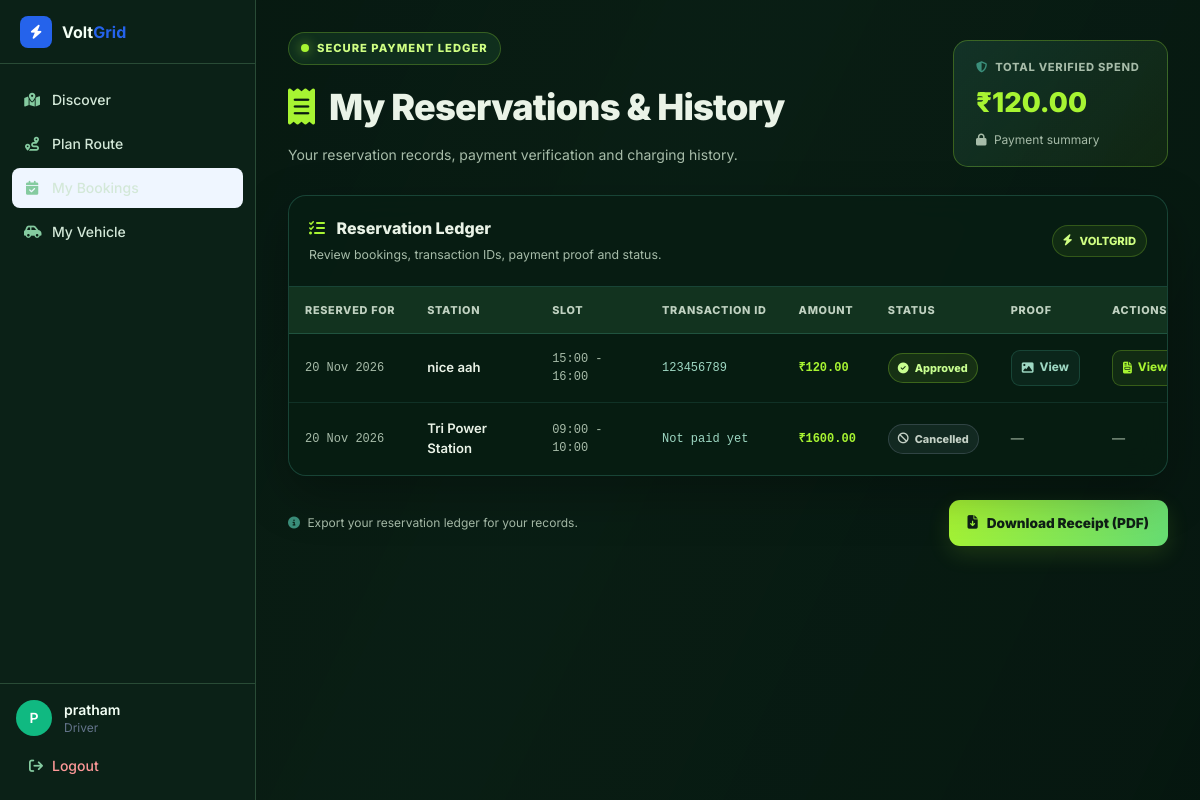
The page /history (signed in) on the database its author committed.
### app.py (models this page shows, shortened)
class User(db.Model, UserMixin):
    __tablename__ = "users"
    id = db.Column(db.Integer, primary_key=True)
    username = db.Column(db.String(80), unique=True, nullable=False, index=True)
    email = db.Column(db.String(120), unique=True, nullable=False, index=True)
    password_hash = db.Column(db.String(255), nullable=False)
    role = db.Column(db.String(20), nullable=False, default="vehicle_owner")
    created_at = db.Column(db.DateTime, default=datetime.utcnow, nullable=False)
    email_verified = db.Column(db.Boolean, nullable=False, default=False)
    email_verification_sent_at = db.Column(db.DateTime, nullable=True)
    kyc_status = db.Column(db.String(20), nullable=False, default="Not Required")
    kyc_document = db.Column(db.String(255), nullable=True)
    kyc_rejection_reason = db.Column(db.String(255), nullable=True)
    stations = db.relationship(
        "ChargingStation", backref="owner", lazy=True, cascade="all, delete-orphan"
    )
    bookings = db.relationship(
        "Booking", backref="driver", lazy=True, cascade="all, delete-orphan"
    )
    @property
    def is_vehicle_owner(self):
        return self.role == "vehicle_owner"

class Booking(db.Model):
    __tablename__ = "bookings"
    id = db.Column(db.Integer, primary_key=True)
    user_id = db.Column(db.Integer, db.ForeignKey("users.id"), nullable=False)
    station_id = db.Column(db.Integer, db.ForeignKey("charging_stations.id"), nullable=False)
    booking_date = db.Column(db.Date, nullable=False, default=date.today)
    time_slot = db.Column(db.String(50), nullable=False)
    amount_paid = db.Column(db.Float, nullable=False)
    transaction_id = db.Column(db.String(64), nullable=True, default="")
    energy_kwh = db.Column(db.Float, nullable=True)
    payment_proof = db.Column(db.String(255), nullable=True)
    status = db.Column(db.String(30), nullable=False, default="Pending Verification")
    rejection_reason = db.Column(db.String(255), nullable=True)
    created_at = db.Column(db.DateTime, default=datetime.utcnow, nullable=False)
    verification_deadline = db.Column(db.DateTime, nullable=True)

class ChargingStation(db.Model):
    __tablename__ = "charging_stations"
    id = db.Column(db.Integer, primary_key=True)
    name = db.Column(db.String(120), nullable=False)
    plug_type = db.Column(db.String(50), nullable=False)
    price_per_kwh = db.Column(db.Float, nullable=False)
    currency = db.Column(db.String(3), nullable=False, default=DEFAULT_CURRENCY)
    latitude = db.Column(db.Float, nullable=False)
    longitude = db.Column(db.Float, nullable=False)
    status = db.Column(db.String(20), nullable=False, default="Online")
    owner_id = db.Column(db.Integer, db.ForeignKey("users.id"), nullable=False)
    created_at = db.Column(db.DateTime, default=datetime.utcnow, nullable=False)
    bookings = db.relationship(
        "Booking", backref="station", lazy=True, cascade="all, delete-orphan"
    )
    favorites = db.relationship(
        "Favorite", backref="station", lazy=True, cascade="all, delete-orphan"
    )
    reviews = db.relationship(
        "Review", backref="station", lazy=True, cascade="all, delete-orphan"
    )

### app.py (the view)
@app.route("/history")
@login_required
@role_required("vehicle_owner")
def history():
    expire_stale_bookings()
    bookings = (
        Booking.query.filter_by(user_id=current_user.id)
        .order_by(Booking.created_at.desc())
        .all()
    )
    total_spend = sum(b.amount_paid for b in bookings if b.status == "Approved")
    my_reviews = Review.query.filter_by(user_id=current_user.id).all()
    reviewed_stations = {r.station_id: r for r in my_reviews}
    return render_template(
        "history.html",
        bookings=bookings,
        total_spend=total_spend,
        reviewed_stations=reviewed_stations,
    )

### templates/history.html (shortened to what this page needs)
{% extends "base.html" %}
{% block content %}
<div class="vg-history max-w-6xl mx-auto px-4 sm:px-6 lg:px-8 py-8"
     x-data="historyApp()">
    <header class="flex flex-col sm:flex-row sm:items-end justify-between gap-5 mb-7 no-print">
        <div>
            <div class="vg-eyebrow">
                <span class="vg-dot"></span>
                SECURE PAYMENT LEDGER
            </div>
            <h1 class="vg-heading">
                <i class="fa-solid fa-receipt mr-2"
                   style="color:#A7F432;"></i>
                My Reservations &amp; History
            </h1>
            <p class="vg-subtitle text-sm mt-2">
                Your reservation records, payment verification and charging history.
            </p>
        </div>
        <div class="vg-spend-card">
            <div class="vg-spend-label">
                <i class="fa-solid fa-shield-halved mr-1"
                   style="color:#3B8F7B;"></i>
                Total Verified Spend
            </div>
            <div class="vg-spend-value">
                ₹{{ "%.2f"|format(total_spend) }}
            </div>
            <div class="text-xs mt-2" style="color:#A7BCA9;">
                <i class="fa-solid fa-lock mr-1"></i>
                Payment summary
            </div>
        </div>
    </header>
    <section id="ledger" class="vg-panel vg-ledger">
        <div class="vg-ledger-heading flex items-center justify-between gap-3">
            <div>
                <h2 class="vg-ledger-title">
                    <i class="fa-solid fa-list-check mr-2"
                       style="color:#A7F432;"></i>
                    Reservation Ledger
                </h2>
                <p class="vg-ledger-note">
                    Review bookings, transaction IDs, payment proof and status.
                </p>
            </div>
            <span style="display:inline-flex;align-items:center;gap:7px;padding:7px 10px;border-radius:20px;background:rgba(167,244,50,.07);border:1px solid rgba(167,244,50,.22);color:#D0FF83;font-size:.7rem;font-weight:800;white-space:nowrap;">
                <i class="fa-solid fa-bolt"></i>
                VOLTGRID
            </span>
        </div>
        <div class="vg-table-wrap">
            <table>
                <thead>
                    <tr>
                        <th>Reserved For</th>
                        <th>Station</th>
                        <th>Slot</th>
                        <th>Transaction ID</th>
                        <th>Amount</th>
                        <th>Status</th>
                        <th class="no-print">Proof</th>
                        <th class="no-print">Actions</th>
                    </tr>
                </thead>
                <tbody>
                    {% for b in bookings %}
                    <tr>
                        <td class="vg-mono vg-muted">
                            {{ b.booking_date.strftime('%d %b %Y') }}
                        </td>
                        <td>
                            <div class="font-semibold">
                                {{ b.station.name }}
                            </div>
                        </td>
                        <td class="vg-mono vg-muted">
                            {{ b.time_slot }}
                        </td>
                        <td class="vg-mono vg-transaction-id">
                            {{ b.transaction_id or 'Not paid yet' }}
                        </td>
                        <td class="vg-mono vg-amount">
                            ₹{{ "%.2f"|format(b.amount_paid) }}
                        </td>
                        <td>
                            {% if b.status == 'Requested' %}
                            <span class="vg-status vg-status-pending"><i class="fa-solid fa-hourglass-half"></i> Awaiting owner</span>
                            {% elif b.status == 'Accepted - Awaiting Payment' %}
                            <span class="vg-status vg-status-approved"><i class="fa-solid fa-check"></i> Accepted — payment due</span>
                            {% elif b.status == 'Approved' %}
                            <span class="vg-status vg-status-approved">
                                <i class="fa-solid fa-circle-check"></i>
                                Approved
                            </span>
                            {% elif b.status == 'Pending Verification' %}
                            <span class="vg-status vg-status-pending">
                                <i class="fa-solid fa-clock"></i>
                                Pending Verification
                            </span>
                            {% elif b.status == 'Rejected' %}
                            <span class="vg-status vg-status-rejected">
                                <i class="fa-solid fa-circle-xmark"></i>
                                Rejected
                            </span>
                            {% elif b.status == 'Cancelled' %}
                            <span class="vg-status vg-status-cancelled">
                                <i class="fa-solid fa-ban"></i>
                                Cancelled
                            </span>
                            {% else %}
                            <span class="vg-status vg-status-cancelled">
                                {{ b.status }}
                            </span>
                            {% endif %}
                        </td>
                        <td class="no-print">
                            {% if b.payment_proof %}
                            <a href="{{ url_for('uploaded_file', filename=b.payment_proof) }}"
                               target="_blank"
                               rel="noopener"
                               class="vg-action vg-view-proof">
                                <i class="fa-solid fa-image"></i>
                                View
                            </a>
                            {% else %}
                            <span class="vg-muted">—</span>
                            {% endif %}
                        </td>
                        <td class="no-print">
                            {% if b.status == 'Accepted - Awaiting Payment' %}
                            <form method="POST" action="{{ url_for('pay_booking', booking_id=b.id) }}" enctype="multipart/form-data" class="min-w-56 space-y-2">
                                <input type="hidden" name="csrf_token" value="{{ csrf_token() }}">
                                <input type="text" name="transaction_id" required minlength="6" maxlength="64" placeholder="UPI / UTR transaction ID" class="w-full rounded-lg border border-slate-600 bg-slate-900 px-3 py-2 text-xs text-white">
                                <input type="file" name="payment_proof" accept=".png,.jpg,.jpeg,.webp" required class="w-full text-xs text-slate-300">
                                <button type="submit" class="vg-action vg-review"><i class="fa-solid fa-upload"></i> Submit Payment</button>
                            </form>
                            {% elif b.status == 'Approved' %}
                            <div class="flex flex-col gap-2">
                                <a class="vg-action vg-review" href="{{ url_for('booking_invoice', booking_id=b.id) }}" target="_blank"><i class="fa-solid fa-file-invoice"></i> View Invoice</a>
                                {% set existing = reviewed_stations.get(b.station_id) %}
                                {% set existing_rating = existing.rating if existing else 0 %}
                                {% set existing_comment = (existing.comment or '') if existing else '' %}
                            </div>
                            {% else %}
                                <span class="vg-muted">—</span>
                            {% endif %}
                        </td>
                    </tr>
                    {% endfor %}
                </tbody>
            </table>
        </div>
    </section>
    {% if bookings %}
    <div class="mt-6 flex flex-col sm:flex-row sm:items-center justify-between gap-4 no-print">
        <p class="text-xs" style="color:#A7BCA9;line-height:1.8;">
            <i class="fa-solid fa-circle-info mr-1"
               style="color:#3B8F7B;"></i>
            Export your reservation ledger for your records.
        </p>
        <button type="button"
                onclick="downloadReceipt()"
                class="vg-pdf-button">
            <i class="fa-solid fa-file-arrow-down"></i>
            Download Receipt (PDF)
        </button>
    </div>
    {% endif %}
</div>
{% endblock %}

### templates/base.html (shortened to what this page needs)
<!DOCTYPE html>
<html lang="en">
<head>
<script src="https://cdn.tailwindcss.com"></script>
<link rel="stylesheet" href="https://cdnjs.cloudflare.com/ajax/libs/font-awesome/6.5.1/css/all.min.css">
</head>
<body class="min-h-screen {{ 'app-shell' if current_user.is_authenticated else 'public-shell' }}">
{% if current_user.is_authenticated %}
<div x-data="{ sidebarOpen: false }" class="min-h-screen">
  <aside :class="sidebarOpen ? 'translate-x-0' : '-translate-x-full lg:translate-x-0'"
    class="fixed inset-y-0 left-0 z-50 w-64 bg-white border-r border-slate-200 flex flex-col transition-transform duration-200 lg:translate-x-0">
    <div class="h-16 flex items-center gap-2.5 px-5 border-b border-slate-100">
      <div class="w-8 h-8 rounded-lg bg-blue-600 flex items-center justify-center shrink-0">
        <i class="fa-solid fa-bolt text-white text-sm"></i>
      </div>
      <span class="font-bold text-slate-900 text-base">Volt<span class="text-blue-600">Grid</span></span>
    </div>
    <nav class="flex-1 overflow-y-auto py-4 px-3 space-y-1">
      {% macro navlink(endpoint, icon, label) %}
      <a href="{{ url_for(endpoint) }}"
        class="flex items-center gap-3 px-3 py-2.5 rounded-lg text-sm font-medium transition
          {{ 'bg-blue-50 text-blue-600' if request.endpoint == endpoint else 'text-slate-600 hover:bg-slate-50 hover:text-slate-900' }}">
        <i class="fa-solid {{ icon }} w-4 text-center {{ 'text-blue-600' if request.endpoint == endpoint else 'text-slate-400' }}"></i>
        {{ label }}
      </a>
      {% endmacro %}
      {% if current_user.is_vehicle_owner %}
        {{ navlink('user_dashboard', 'fa-map-location-dot', 'Discover') }}
        {{ navlink('route_planner', 'fa-route', 'Plan Route') }}
        {{ navlink('history', 'fa-calendar-check', 'My Bookings') }}
        {{ navlink('vehicles', 'fa-car-side', 'My Vehicle') }}
      {% elif current_user.is_station_owner %}
        {{ navlink('owner_dashboard', 'fa-gauge', 'Dashboard') }}
      {% elif current_user.is_admin %}
        {{ navlink('admin_dashboard', 'fa-gauge', 'Dashboard') }}
        {{ navlink('admin_users', 'fa-users', 'Users') }}
        {{ navlink('admin_stations', 'fa-charging-station', 'Stations') }}
        {{ navlink('admin_bookings', 'fa-receipt', 'Bookings') }}
      {% endif %}
    </nav>
    <div class="border-t border-slate-100 p-4">
      <div class="flex items-center gap-3 mb-3">
        <div class="w-9 h-9 rounded-full flex items-center justify-center text-white font-semibold text-sm shrink-0
          {{ 'bg-emerald-500' if current_user.is_vehicle_owner else ('bg-purple-500' if current_user.is_admin else 'bg-blue-600') }}">
          {{ current_user.username[0]|upper }}
        </div>
        <div class="min-w-0">
          <div class="text-sm font-semibold text-slate-900 truncate">{{ current_user.username }}</div>
          <div class="text-xs text-slate-500">{{ 'Driver' if current_user.is_vehicle_owner else ('Admin' if current_user.is_admin else 'Station Owner') }}</div>
        </div>
      </div>
      <a href="{{ url_for('logout') }}" class="flex items-center gap-2 px-3 py-2 rounded-lg text-sm font-medium text-red-600 hover:bg-red-50 transition">
        <i class="fa-solid fa-arrow-right-from-bracket w-4 text-center"></i>Logout
      </a>
    </div>
  </aside>
  <div class="lg:pl-64">
    <main>
      {% block content %}{% endblock %}
    </main>
  </div>
</div>
{% endif %}
</body>
</html>

### rows shown on the page
User: username "P", username "pratham", role "Driver"
Booking: booking_date "20 Nov 2026", station.name "nice aah", time_slot "15:00 - 16:00", transaction "123456789", amount_paid "120.00", status "Approved" (drawn)
Booking: booking_date "20 Nov 2026", station.name "Tri Power Station", time_slot "09:00 - 10:00", transaction "Not paid yet", amount_paid "1600.00", status "Cancelled" (drawn)

### other values the page prints
{{ label }} "Discover Plan Route My Bookings My Vehicle"
{{ "%.2f"|format(total_spend) }} "120.00"
